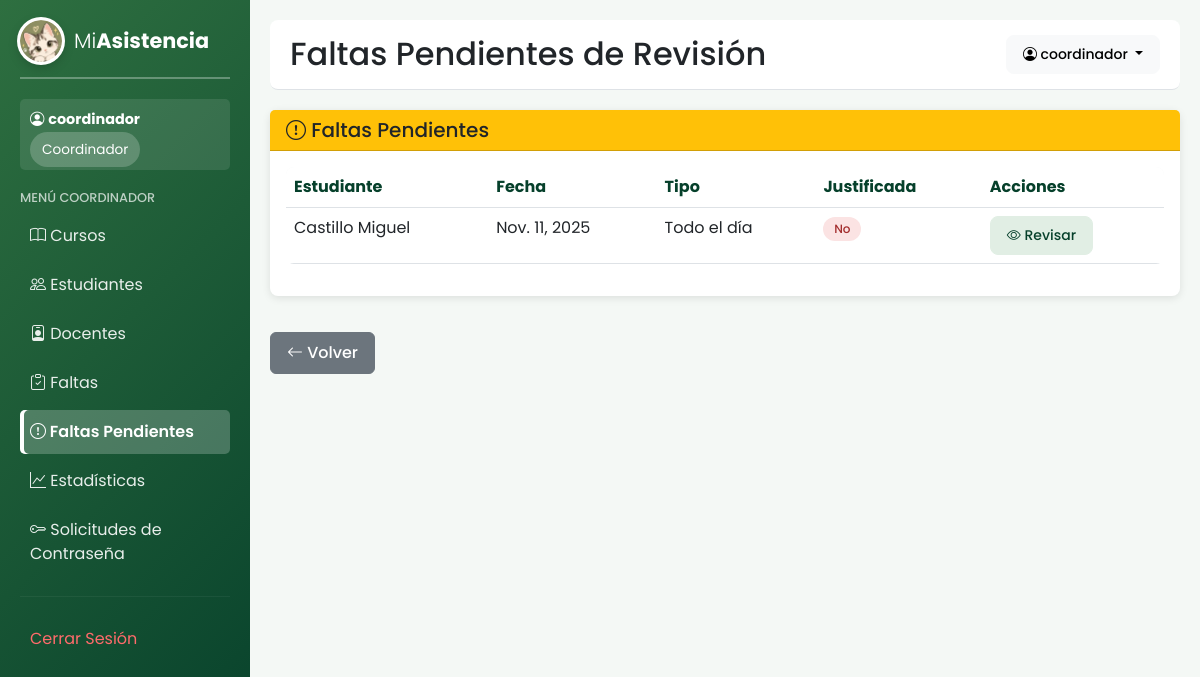
Page /faltas/pendientes/ (signed in) on the earlier database version.
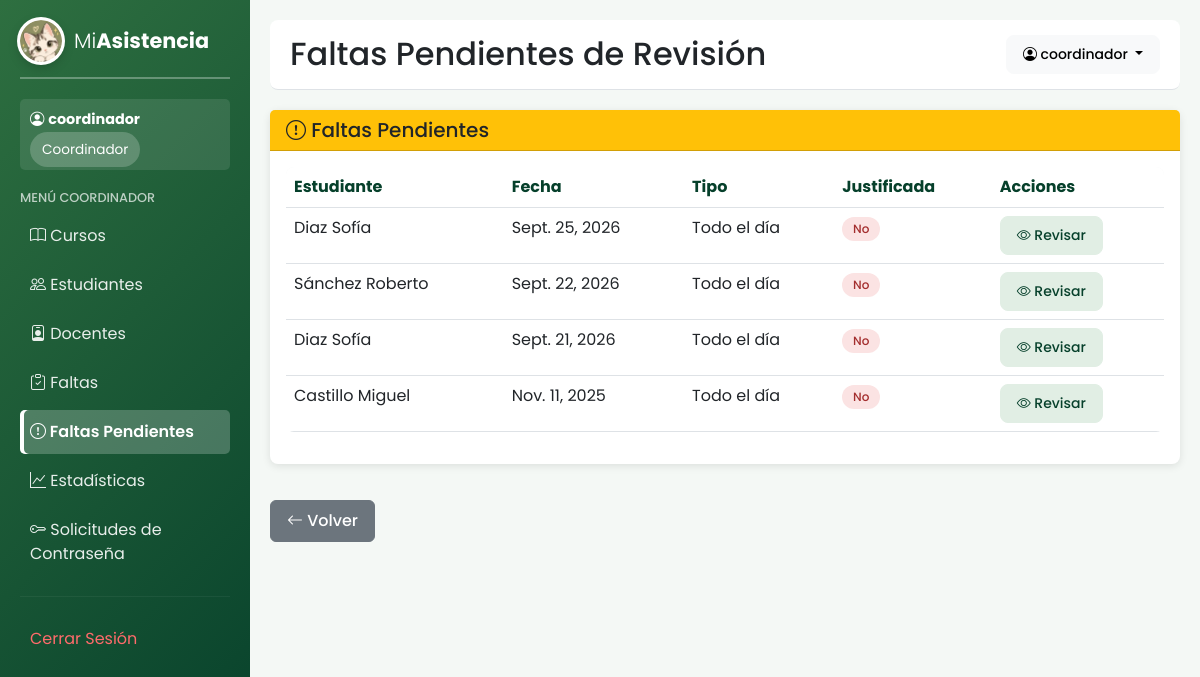
Same page on the later database version.
### core/models.py (models this page shows, shortened)
class Falta(models.Model):
    estudiante = models.ForeignKey(
        Estudiante,
        on_delete=models.CASCADE
    )
    docente = models.ForeignKey(
        Docente,
        on_delete=models.SET_NULL,
        null=True,
        blank=True
    )
    fecha = models.DateField()
    TIPO_FALTA = [
        ("hora", "Por hora"),
        ("dia", "Todo el día"),
        ("retirada", "Retirada"),
    ]
    tipo = models.CharField(
        max_length=15,
        choices=TIPO_FALTA
    )
    hora = models.CharField(
        max_length=20,
        blank=True
    )
    hora_hasta = models.CharField(
        max_length=20,
        blank=True
    )
    quien_retiro = models.CharField(
        max_length=150,
        blank=True
    )
    quien_da_salida = models.CharField(
        max_length=150,
        blank=True
    )
    motivo_retiro = models.TextField(
        blank=True
    )
    hora_retiro = models.TimeField(
        null=True,
        blank=True
    )
    motivo = models.TextField(
        blank=True
    )
    justificada = models.BooleanField(
        default=False
    )
    ESTADOS = [
        ("Pendiente", "Pendiente"),
        ("Aprobada", "Aprobada"),
        ("Rechazada", "Rechazada"),
        ("Registrada", "Registrada"),
    ]
    estado = models.CharField(
        max_length=20,
        choices=ESTADOS,
        default="Pendiente"
    )
    fecha_justificacion = models.DateField(
        null=True,
        blank=True
    )
    observaciones = models.TextField(
        blank=True
    )
    documento = models.FileField(
        upload_to="justificaciones/",
        null=True,
        blank=True
    )
    fecha_revision = models.DateField(
        null=True,
        blank=True
    )
    observaciones_coordinador = models.TextField(
        blank=True
    )

class Estudiante(models.Model):
    codigo = models.CharField(max_length=20, unique=True)
    nombre = models.CharField(max_length=100)
    apellido = models.CharField(max_length=100)
    curso = models.CharField(max_length=20)
    class Meta:
        ordering = ['curso', 'apellido', 'nombre']

### core/views.py (the view)
@login_required(login_url="login")
def faltas_pendientes(request):
    pendientes = Falta.objects.filter(estado="Pendiente").select_related(
        'estudiante', 'docente'
    ).order_by("-fecha")
    return render(request, "core/faltas_pendientes.html", {"pendientes": pendientes})

### core/templates/core/faltas_pendientes.html (shortened to what this page needs)
{% extends 'core/base.html' %}
{% block page_title %}Faltas Pendientes de Revisión{% endblock %}
{% block content %}
<div class="row">
    <div class="col-md-12">
        <div class="card">
            <div class="card-header bg-warning text-dark">
                <h5 style="margin: 0;"><i class="bi bi-exclamation-circle"></i> Faltas Pendientes</h5>
            </div>
            <div class="card-body">
                {% if pendientes %}
                    <div class="table-responsive">
                        <table class="table table-hover">
                            <thead>
                                <tr>
                                    <th>Estudiante</th>
                                    <th>Fecha</th>
                                    <th>Tipo</th>
                                    <th>Justificada</th>
                                    <th>Acciones</th>
                                </tr>
                            </thead>
                            <tbody>
                                {% for falta in pendientes %}
                                    <tr>
                                        <td>{{ falta.estudiante.apellido }} {{ falta.estudiante.nombre }}</td>
                                        <td>{{ falta.fecha }}</td>
                                        <td>{{ falta.get_tipo_display }}</td>
                                        <td>
                                            {% if falta.justificada %}
                                                <span class="badge bg-success">Sí</span>
                                            {% else %}
                                                <span class="badge bg-danger">No</span>
                                            {% endif %}
                                        </td>
                                        <td>
                                            {% if user.is_superuser %}
                                                <a href="{% url 'revisar_falta' falta.id %}" class="btn btn-sm btn-info"><i class="bi bi-eye"></i> Revisar</a>
                                            {% else %}
                                                <a href="{% url 'revisar_falta' falta.id %}" class="btn btn-sm btn-info"><i class="bi bi-eye"></i> Ver</a>
                                            {% endif %}
                                        </td>
                                    </tr>
                                {% endfor %}
                            </tbody>
                        </table>
                    </div>
                {% else %}
                    <div class="alert alert-success">No hay faltas pendientes.</div>
                {% endif %}
            </div>
        </div>
    </div>
</div>
<a href="{% url 'dashboard' %}" class="btn btn-secondary mt-3"><i class="bi bi-arrow-left"></i> Volver</a>
{% endblock %}

Differences in the rows shown:
added Falta: estudiante.apellido "Diaz", estudiante.nombre "Sofía", fecha "Sept. 25, 2026", tipo "Todo el día", justificada "No"
added Falta: estudiante.apellido "Sánchez", estudiante.nombre "Roberto", fecha "Sept. 22, 2026", tipo "Todo el día", justificada "No"
added Falta: estudiante.apellido "Diaz", estudiante.nombre "Sofía", fecha "Sept. 21, 2026", tipo "Todo el día", justificada "No"
